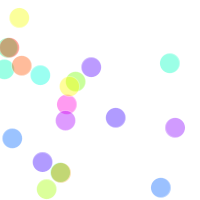
Frame 1 (no input)
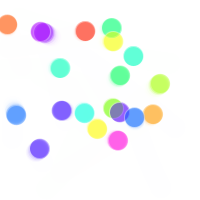
Frame 60 (the mouse pressed at the canvas centre just before this capture)
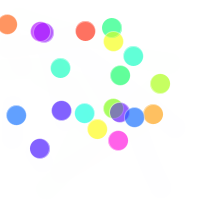
Frame 120 (the mouse held since frame 60 and released just before this capture)

The Processing sketch that drew these frames (run headless with seeded random() and noise(); from frame 60 on, the mouse is pressed at the canvas centre):

// Processing sketch: processing_103312
// ── processing_103312.pde

Circle[] circles = new Circle[20];

void setup() {
  size(200, 200);
  colorMode(HSB, 360, 100, 100);
  background(360);
  smooth();

  for (int i = 0 ; i < circles.length;i++) {
    circles[i] = new Circle();
  }
}

void draw() {
  noStroke();
  fill(360, 100);
  rect(0, 0, width, height);

  for (int i = 0 ; i < circles.length;i++) {
    circles[i].move();
    circles[i].display();
  }
}

void mousePressed() {
  for (int i = 0 ; i < circles.length;i++) {
    circles[i].flip();
  }
}

class Circle {
  Easing easing = new Easing();
  Stop stop = new Stop();

  float x = random(width);
  float y = random(height);
  float hue = random(360);

  int r = 20;

  boolean flg = true;

  void move() {
    if (flg == true) {
      PVector acceleration = easing.ease(x, y);
      x +=acceleration.x;
      y +=acceleration.y;
    }
    else {
      stop.stopping(x, y);
    }
  }

  void display() {
    stroke(360, 80);
    fill(hue, 100, 100, 100);
    ellipse(x, y, r, r);
  }

  void flip() {
    flg = !flg;
    //println(flg);
  }
}

class Easing{
  float next_x = random(width);
  float next_y = random(height);
 
  float easing_x = random(0.01, 0.04);
  float easing_y = random(0.01, 0.04);
  
  PVector ease(float x,float y){
    PVector acceleration = new PVector( (next_x - x) * easing_x,(next_y - y) * easing_y);
    if ((int)next_x == (int)x || (int)next_y == (int)y) {
      next_x = random(width);
      next_y = random(height);
    }
    return acceleration;
  }
}

class Stop {
  float x;
  float y;

  Stop() {
  }

  void stopping(float x, float y) {
  }
}
